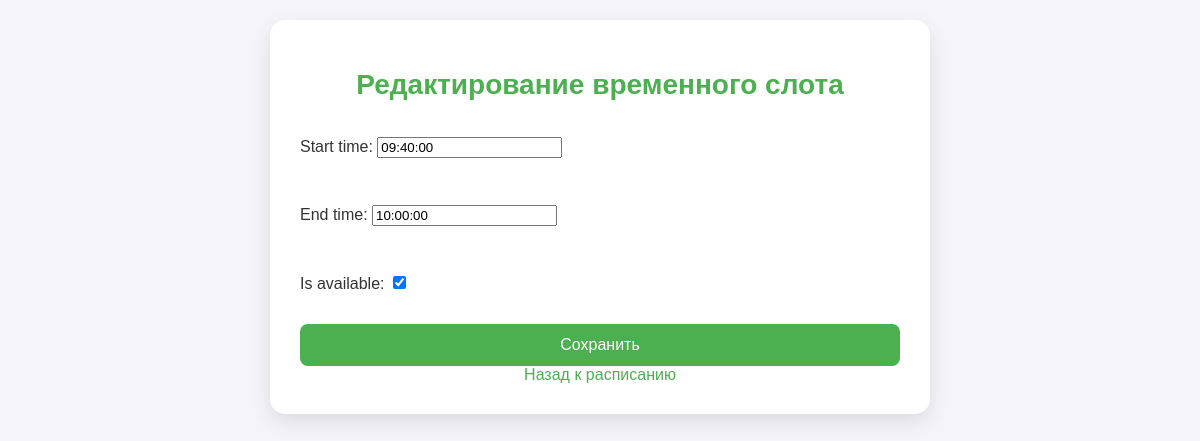
Screenshot of /schedule/edit-time-slot/318/ (signed in) with the database file from the repository.
### schedule/models.py (models this page shows, shortened)
class TimeSlot(models.Model):
    schedule = models.ForeignKey(DaySchedule, on_delete=models.CASCADE, related_name='time_slots')
    start_time = models.TimeField()
    end_time = models.TimeField()
    is_available = models.BooleanField(default=True)

### schedule/views.py (the view)
# urls.py: path('edit-time-slot/<int:pk>/', views.edit_time_slot, name='edit_time_slot'),  # Редактирование временного слота
@login_required
def edit_time_slot(request, pk):
    time_slot = get_object_or_404(TimeSlot, id=pk, schedule__calendar__owner=request.user)
    if request.method == 'POST':
        form = TimeSlotForm(request.POST, instance=time_slot)
        if form.is_valid():
            form.save()
            messages.success(request, 'Временной слот успешно обновлен.')
            return redirect('schedule:edit_schedule', pk=time_slot.schedule.id)
    else:
        form = TimeSlotForm(instance=time_slot)
    return render(request, 'schedule/edit_time_slot.html', {'form': form, 'time_slot': time_slot})

### schedule/forms.py
class TimeSlotForm(forms.ModelForm):
    class Meta:
        model = TimeSlot
        fields = ['start_time', 'end_time', 'is_available']

### schedule/models.py (called while the page is built)
    @staticmethod
    def delete_past_days():
        today = date.today()
        past_days = DaySchedule.objects.filter(date__lt=today)  # Все дни до сегодняшнего
        for day in past_days:
            day.time_slots.all().delete()  # Удаляем временные слоты
        past_days.delete()  # Удаляем сами дни

### schedule/templates/schedule/edit_time_slot.html (shortened to what this page needs)
{% extends "main_page/base.html" %}
{% load static %}
{% block extra_css %}
    <link rel="stylesheet" href="{% static 'schedule/css/edit.css' %}">
{% endblock %}
{% block body %}
    <div class="form-container">
        <h1>Редактирование временного слота</h1>
        <form method="post">
            {{ form.as_p }}
            <button type="submit">Сохранить</button>
        </form>
        <a href="{% url 'schedule:edit_schedule' time_slot.schedule.id %}">Назад к расписанию</a>
    </div>
{% endblock %}

### schedule/static/schedule/css/edit.css (style rules this page uses)
.form-container { max-width: 600px; margin: 20px auto; padding: 30px; background-color: #ffffff; border-radius: 15px; box-shadow: 0 8px 20px rgba(0, 0, 0, 0.1); text-align: center; }
h1 { font-size: 28px; color: #4CAF50; margin-bottom: 20px; }
form { display: flex; flex-direction: column; gap: 15px; text-align: left; }
button[type="submit"] { background-color: #4CAF50; color: white; border: none; padding: 12px; font-size: 16px; border-radius: 8px; cursor: pointer; transition: background-color 0.3s ease, transform 0.3s ease; }
a { text-decoration: none; color: #4CAF50; font-size: 16px; transition: color 0.3s ease; }

### rows the page displays
TimeSlot: start_time "09:40:00", end_time "10:00:00", is_available "☑"
